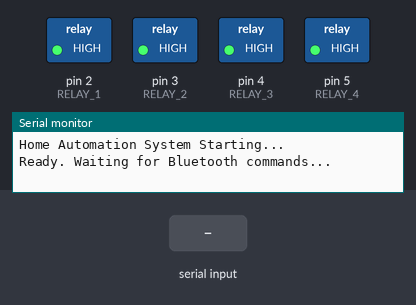
The sketch below on a simulated Arduino Uno, built with avr-gcc and run on an emulated ATmega328P. Parts: switched loads named in the sketch (green lamp = pin HIGH), the last lines printed to the serial monitor. Inputs (shaded band) come from the test bench.

Above: at 1.2 s.
1.3 s: "1" received over the second serial link
At 2.4 s:
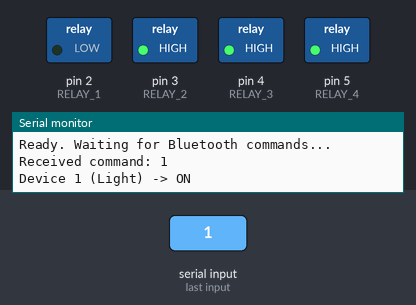
2.8 s: "2" received over the second serial link
At 3.4 s:
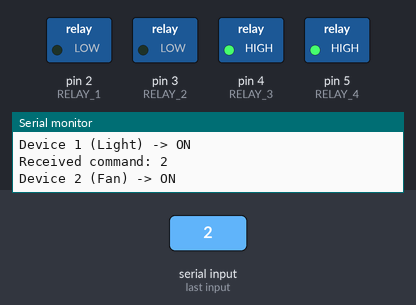
4.3 s: "3" received over the second serial link
At 4.7 s:
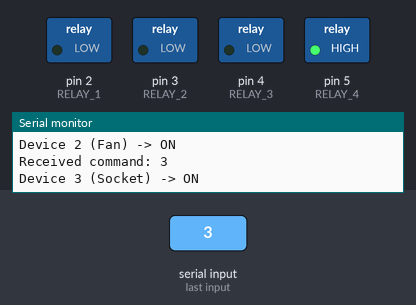
5.8 s: "4" received over the second serial link
At 7.0 s:
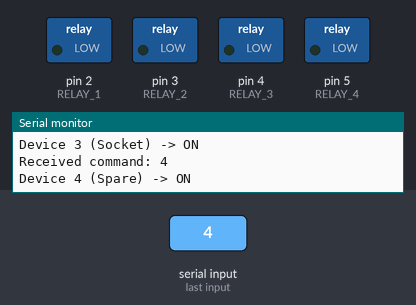
7.3 s: "a" received over the second serial link
At 8.2 s:
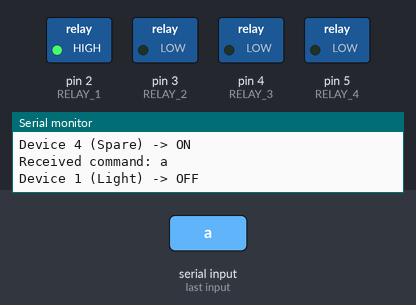
8.8 s: "b" received over the second serial link
At 9.2 s:
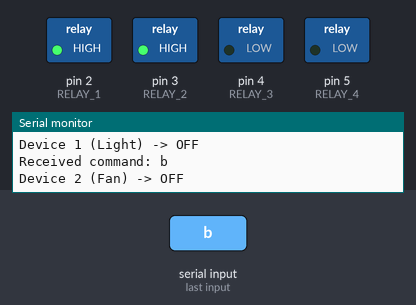
Timing chart, 0 to 11.3 s (numbered marks = the images above; inputs shaded):
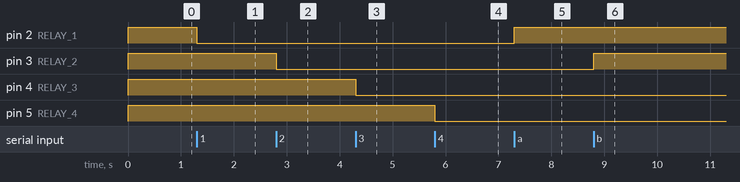

The sketch:

TASK_2_CODE.ino
```cpp
/*
 * ============================================================
 *   HOME AUTOMATION WITH BLUETOOTH
 *   Arduino Uno + HC-05 Bluetooth Module + Relay Module
 * ============================================================
 *   Author  : Internship Project
 *   Date    : 2026
 *   Version : 1.0
 *
 *   DESCRIPTION:
 *   This sketch receives single-character commands via Bluetooth
 *   (HC-05 module on Software Serial pins 10/11) and toggles
 *   up to 4 relay channels, each controlling an AC load.
 *
 *   COMMAND TABLE:
 *   '1' → Relay 1 ON   (Device 1 – Bulb/Light)
 *   '2' → Relay 2 ON   (Device 2 – Fan)
 *   '3' → Relay 3 ON   (Device 3 – Socket/Appliance)
 *   '4' → Relay 4 ON   (Device 4 – Spare)
 *   'a' → Relay 1 OFF
 *   'b' → Relay 2 OFF
 *   'c' → Relay 3 OFF
 *   'd' → Relay 4 OFF
 *   'A' → ALL Relays ON
 *   'X' → ALL Relays OFF
 *   'S' → Status report (which relays are ON)
 * ============================================================
 */

#include <SoftwareSerial.h>

// ── Pin Definitions ──────────────────────────────────────────
// HC-05: RX pin of module → D11 (TX of Arduino SW serial)
//         TX pin of module → D10 (RX of Arduino SW serial)
SoftwareSerial BTSerial(10, 11);  // (RX, TX) from Arduino's perspective

// Relay pins (active-LOW for most relay modules)
const int RELAY_1 = 2;   // Device 1 – Light / Bulb
const int RELAY_2 = 3;   // Device 2 – Fan
const int RELAY_3 = 4;   // Device 3 – Socket
const int RELAY_4 = 5;   // Device 4 – Spare

// Relay state tracking
bool relay1State = false;
bool relay2State = false;
bool relay3State = false;
bool relay4State = false;

// ── Helper: relay ON = send LOW (active-low module) ──────────
#define RELAY_ON  LOW
#define RELAY_OFF HIGH

// ── Setup ─────────────────────────────────────────────────────
void setup() {
  Serial.begin(9600);
  Serial.println(F("Home Automation System Starting..."));

  BTSerial.begin(9600);

  pinMode(RELAY_1, OUTPUT); digitalWrite(RELAY_1, RELAY_OFF);
  pinMode(RELAY_2, OUTPUT); digitalWrite(RELAY_2, RELAY_OFF);
  pinMode(RELAY_3, OUTPUT); digitalWrite(RELAY_3, RELAY_OFF);
  pinMode(RELAY_4, OUTPUT); digitalWrite(RELAY_4, RELAY_OFF);

  Serial.println(F("Ready. Waiting for Bluetooth commands..."));
  BTSerial.println(F("HOME AUTOMATION READY"));
  BTSerial.println(F("Commands: 1-4=ON, a-d=OFF, A=ALL ON, X=ALL OFF, S=Status"));
}

// ── Main Loop ─────────────────────────────────────────────────
void loop() {
  if (BTSerial.available()) {
    char cmd = (char) BTSerial.read();
    processCommand(cmd);
  }

  if (Serial.available()) {
    BTSerial.write(Serial.read());
  }
}

// ── Command Processor ─────────────────────────────────────────
void processCommand(char cmd) {
  Serial.print(F("Received command: "));
  Serial.println(cmd);

  switch (cmd) {

    case '1':
      setRelay(RELAY_1, true,  &relay1State, "Device 1 (Light)");   break;
    case '2':
      setRelay(RELAY_2, true,  &relay2State, "Device 2 (Fan)");     break;
    case '3':
      setRelay(RELAY_3, true,  &relay3State, "Device 3 (Socket)");  break;
    case '4':
      setRelay(RELAY_4, true,  &relay4State, "Device 4 (Spare)");   break;

    case 'a':
      setRelay(RELAY_1, false, &relay1State, "Device 1 (Light)");   break;
    case 'b':
      setRelay(RELAY_2, false, &relay2State, "Device 2 (Fan)");     break;
    case 'c':
      setRelay(RELAY_3, false, &relay3State, "Device 3 (Socket)");  break;
    case 'd':
      setRelay(RELAY_4, false, &relay4State, "Device 4 (Spare)");   break;

    case 'A':
      digitalWrite(RELAY_1, RELAY_ON);  relay1State = true;
      digitalWrite(RELAY_2, RELAY_ON);  relay2State = true;
      digitalWrite(RELAY_3, RELAY_ON);  relay3State = true;
      digitalWrite(RELAY_4, RELAY_ON);  relay4State = true;
      respond("ALL DEVICES ON");
      break;

    case 'X':
      digitalWrite(RELAY_1, RELAY_OFF); relay1State = false;
      digitalWrite(RELAY_2, RELAY_OFF); relay2State = false;
      digitalWrite(RELAY_3, RELAY_OFF); relay3State = false;
      digitalWrite(RELAY_4, RELAY_OFF); relay4State = false;
      respond("ALL DEVICES OFF");
      break;

    case 'S':
      sendStatus();
      break;

    default:
      respond("Unknown command. Send 1-4, a-d, A, X, or S.");
      break;
  }
}

// ── Set a single relay ────────────────────────────────────────
void setRelay(int pin, bool turnOn, bool* stateVar, const char* label) {
  *stateVar = turnOn;
  digitalWrite(pin, turnOn ? RELAY_ON : RELAY_OFF);
  String msg = String(label) + (turnOn ? " -> ON" : " -> OFF");
  respond(msg);
}

// ── Send text back to phone + Serial Monitor ──────────────────
void respond(String msg) {
  BTSerial.println(msg);
  Serial.println(msg);
}

// ── Send full device status ───────────────────────────────────
void sendStatus() {
  BTSerial.println(F("--- STATUS ---"));
  BTSerial.print(F("D1 Light : ")); BTSerial.println(relay1State ? "ON" : "OFF");
  BTSerial.print(F("D2 Fan   : ")); BTSerial.println(relay2State ? "ON" : "OFF");
  BTSerial.print(F("D3 Socket: ")); BTSerial.println(relay3State ? "ON" : "OFF");
  BTSerial.print(F("D4 Spare : ")); BTSerial.println(relay4State ? "ON" : "OFF");
  BTSerial.println(F("--------------"));

  Serial.println(F("--- STATUS ---"));
  Serial.print(F("D1 Light : ")); Serial.println(relay1State ? "ON" : "OFF");
  Serial.print(F("D2 Fan   : ")); Serial.println(relay2State ? "ON" : "OFF");
  Serial.print(F("D3 Socket: ")); Serial.println(relay3State ? "ON" : "OFF");
  Serial.print(F("D4 Spare : ")); Serial.println(relay4State ? "ON" : "OFF");
}
```

Measured:
- after the input at 1.3 s, pin 2 (RELAY_1): HIGH → LOW at once
- after the input at 2.8 s, pin 3 (RELAY_2): HIGH → LOW at once
- after the input at 4.3 s, pin 4 (RELAY_3): HIGH → LOW at once
- after the input at 5.8 s, pin 5 (RELAY_4): HIGH → LOW at once
- after the input at 7.3 s, pin 2 (RELAY_1): LOW → HIGH at once
- after the input at 8.8 s, pin 3 (RELAY_2): LOW → HIGH at once
